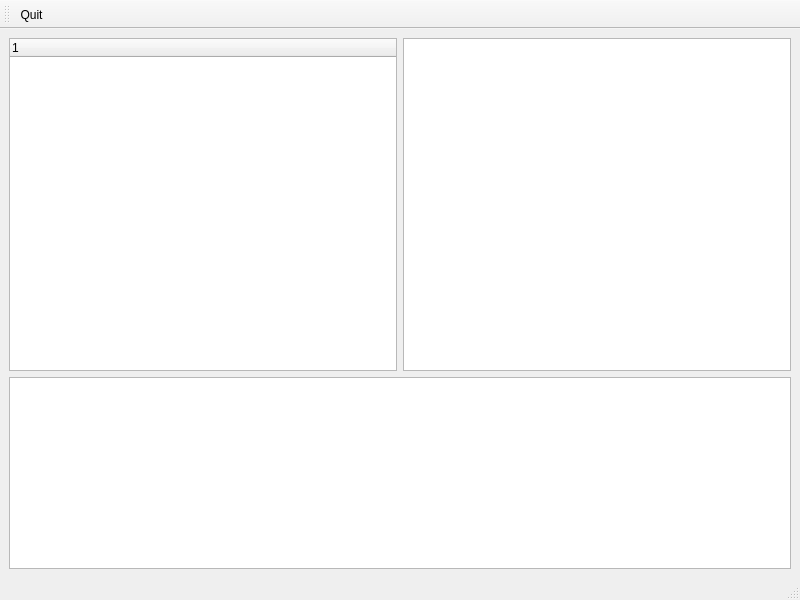
<?xml version="1.0" encoding="UTF-8"?>
<ui version="4.0">
 <class>Browser</class>
 <widget class="QMainWindow" name="Browser">
  <property name="geometry">
   <rect>
    <x>0</x>
    <y>0</y>
    <width>800</width>
    <height>600</height>
   </rect>
  </property>
  <property name="windowTitle">
   <string>MainWindow</string>
  </property>
  <widget class="QWidget" name="centralwidget">
   <layout class="QGridLayout" name="gridLayout">
    <item row="0" column="0">
     <layout class="QHBoxLayout" name="horizontalLayout">
      <item>
       <widget class="QTreeWidget" name="treeWidgetDB">
        <property name="sizePolicy">
         <sizepolicy hsizetype="MinimumExpanding" vsizetype="Expanding">
          <horstretch>0</horstretch>
          <verstretch>0</verstretch>
         </sizepolicy>
        </property>
        <property name="horizontalScrollMode">
         <enum>QAbstractItemView::ScrollPerItem</enum>
        </property>
        <column>
         <property name="text">
          <string notr="true">1</string>
         </property>
        </column>
       </widget>
      </item>
     </layout>
    </item>
    <item row="0" column="1">
     <layout class="QHBoxLayout" name="horizontalLayout_2">
      <item>
       <widget class="QTableView" name="tableViewTable"/>
      </item>
     </layout>
    </item>
    <item row="1" column="0" colspan="2">
     <layout class="QVBoxLayout" name="verticalLayout">
      <item>
       <widget class="QTextEdit" name="txtSqlEdit">
        <property name="sizePolicy">
         <sizepolicy hsizetype="Expanding" vsizetype="Fixed">
          <horstretch>0</horstretch>
          <verstretch>0</verstretch>
         </sizepolicy>
        </property>
       </widget>
      </item>
     </layout>
    </item>
   </layout>
  </widget>
  <widget class="QMenuBar" name="menubar">
   <property name="geometry">
    <rect>
     <x>0</x>
     <y>0</y>
     <width>800</width>
     <height>22</height>
    </rect>
   </property>
  </widget>
  <widget class="QStatusBar" name="statusbar"/>
  <widget class="QToolBar" name="toolBar">
   <property name="windowTitle">
    <string>toolBar</string>
   </property>
   <attribute name="toolBarArea">
    <enum>TopToolBarArea</enum>
   </attribute>
   <attribute name="toolBarBreak">
    <bool>false</bool>
   </attribute>
   <addaction name="actionQuit"/>
  </widget>
  <action name="actionQuit">
   <property name="icon">
    <iconset resource="../iosbackupexaminer2.qrc">
     <normaloff>:/Images/data/img/exit.png</normaloff>:/Images/data/img/exit.png</iconset>
   </property>
   <property name="text">
    <string>Quit</string>
   </property>
  </action>
 </widget>
 <resources>
  <include location="../iosbackupexaminer2.qrc"/>
 </resources>
 <connections>
  <connection>
   <sender>actionQuit</sender>
   <signal>activated()</signal>
   <receiver>Browser</receiver>
   <slot>close()</slot>
   <hints>
    <hint type="sourcelabel">
     <x>-1</x>
     <y>-1</y>
    </hint>
    <hint type="destinationlabel">
     <x>399</x>
     <y>299</y>
    </hint>
   </hints>
  </connection>
 </connections>
</ui>
